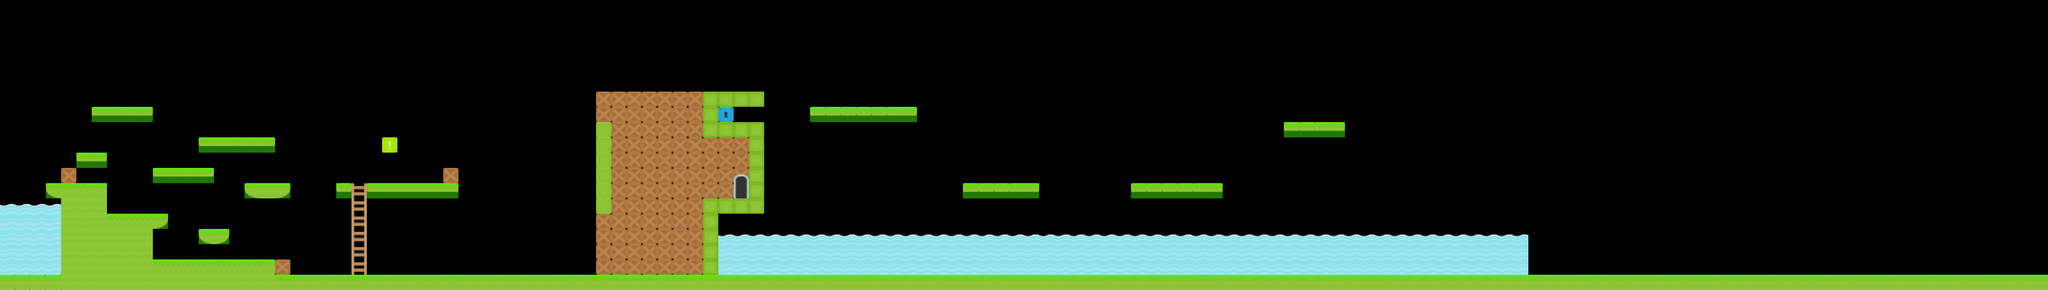

Tiled map render using the project's own tile images. Description and the map definition, with tile-layer contents summarised, below:
An orthogonal 134x19 tile map with 32x32 px tiles, 3 tile layers (Background1, Capa de Patrones 1, collision), 2 tilesets.

<map version="1.0" orientation="orthogonal" width="134" height="19" tilewidth="32" tileheight="32">
 <tileset firstgid="1" name="Kenney 32x32" tilewidth="32" tileheight="32">
  <image source="images/tiles_spritesheet.png" width="384" height="320" />
 </tileset>
 <tileset firstgid="121" name="collision" tilewidth="32" tileheight="32">
  <image source="images/collision.png" width="32" height="32" />
 </tileset>
 <layer name="Background1" width="134" height="19">
  <data>[2546 cells, 118 non-empty, 2 distinct tile ids]</data>
 </layer>
 <layer name="Capa de Patrones 1" width="134" height="19">
  <data>[2546 cells, 441 non-empty, 19 distinct tile ids]</data>
 </layer>
 <layer name="collision" width="134" height="19" opacity="0.47">
  <data>[2546 cells, 251 non-empty, 1 distinct tile ids]</data>
 </layer>
</map>